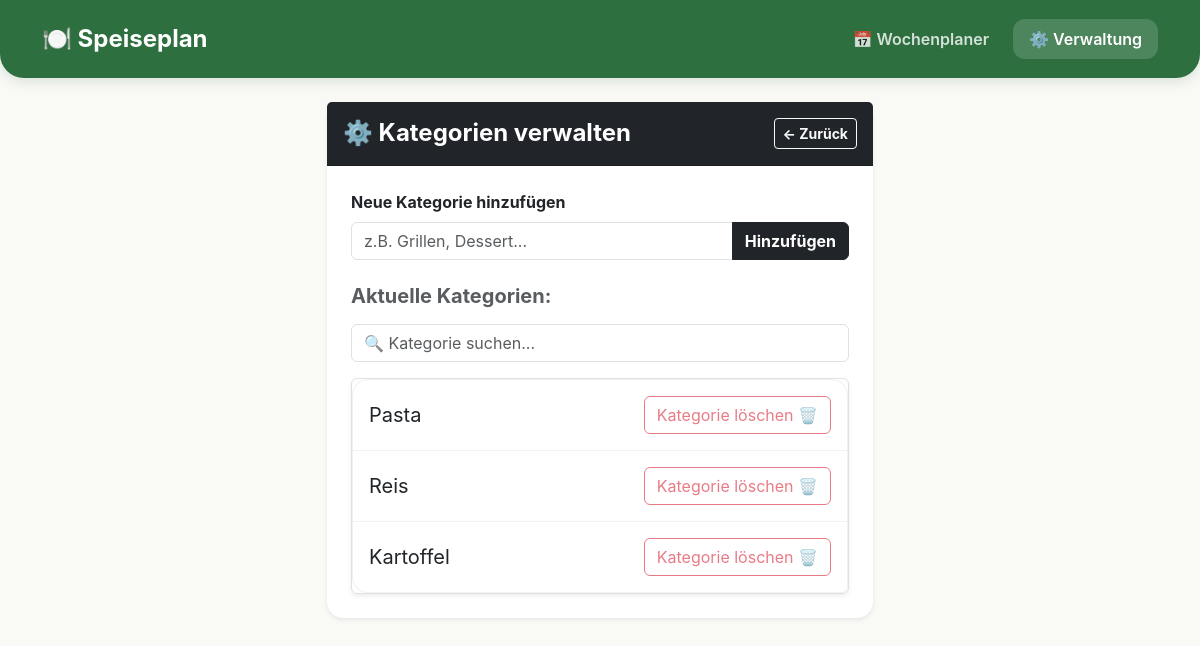
Page /manage/categories on the earlier database version.
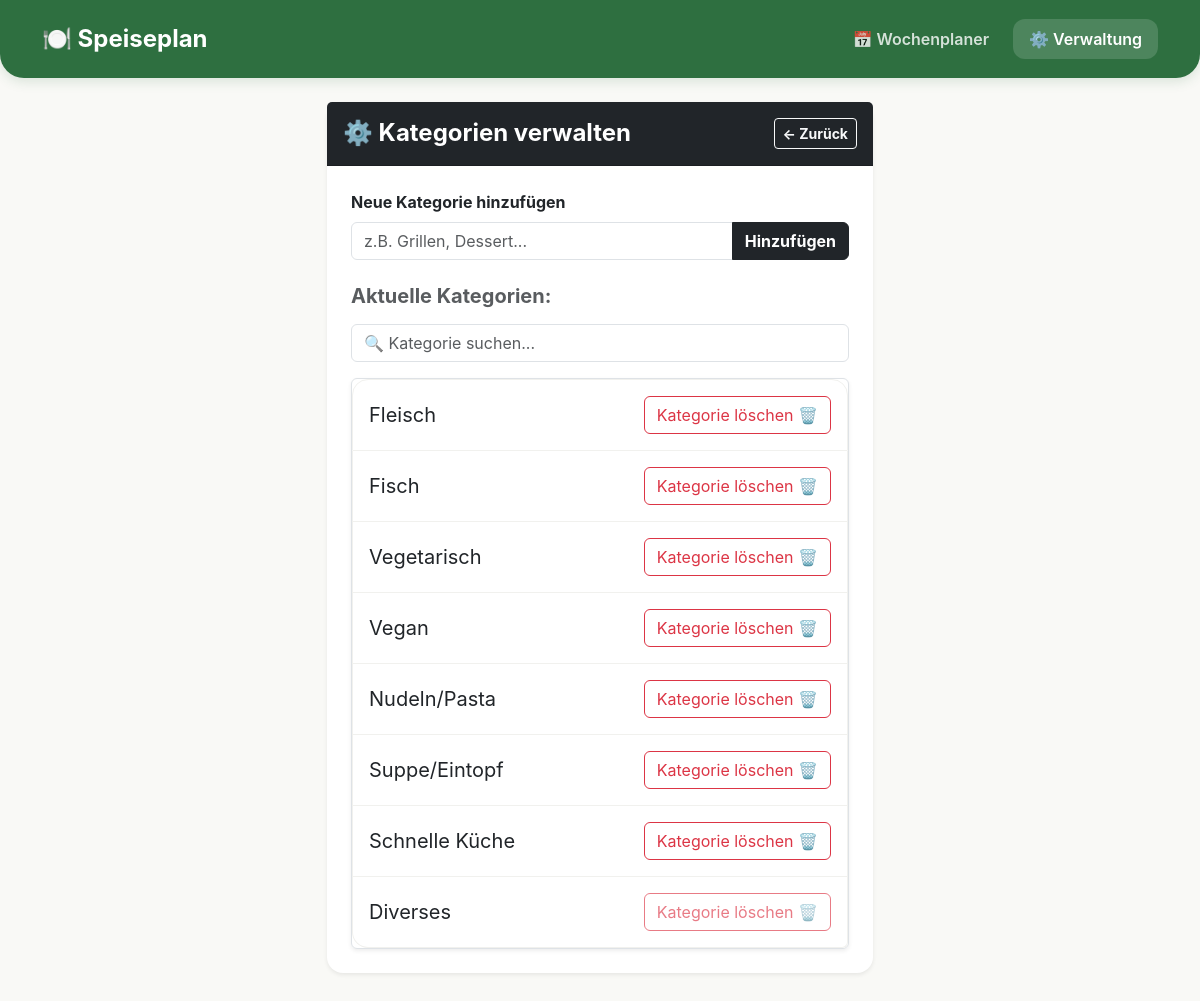
Same page on the later database version.
### models.py (models this page shows)
class Category(db.Model):
    id = db.Column(db.Integer, primary_key=True)
    name = db.Column(db.String(50), unique=True, nullable=False)

### routes/categories.py (the view)
@categories_bp.route('/manage/categories')
def category_manage_view():
    categories = Category.query.all()
    return render_template('category_manage.html', categories=categories)

### app.py (called while the page is built)
@app.after_request
def set_security_headers(response):
    response.headers['X-Content-Type-Options'] = 'nosniff'
    response.headers['X-Frame-Options'] = 'DENY'
    response.headers['Referrer-Policy'] = 'same-origin'
    response.headers['Permissions-Policy'] = 'geolocation=(), camera=(), microphone=()'
    response.headers['Content-Security-Policy'] = (
        "default-src 'self'; "
        "script-src 'self' 'unsafe-inline'; "
        "style-src 'self' 'unsafe-inline'; "
        "img-src 'self' data:; "
        "frame-ancestors 'none'; "
        "base-uri 'self'; "
        "form-action 'self'"
    )
    return response

@app.context_processor
def inject_css_version():
    css_path = os.path.join(app.static_folder, 'style.css')
    try:
        css_version = int(os.path.getmtime(css_path))
    except OSError:
        css_version = 0
    return {'css_version': css_version}

@app.context_processor
def inject_shopping_categories():
    return {'shopping_categories': SHOPPING_CATEGORIES, 'shopping_uncategorized': UNCATEGORIZED}

@app.context_processor
def inject_ingredient_aliases():
    return {'ingredient_aliases': get_all_aliases()}

### services/ingredient_aliases.py (called while the page is built)
def get_all_aliases():
    return {a.raw_name: a.canonical_name for a in IngredientAlias.query.all()}

### templates/category_manage.html (shortened to what this page needs)
{% extends 'base.html' %}
{% block content %}
<div class="row justify-content-center">
    <div class="col-12 col-md-6">
        <div class="card shadow-sm border-0">
            <div class="card-header bg-dark text-white py-3 d-flex justify-content-between align-items-center">
                <h4 class="card-title mb-0 fw-bold">⚙️ Kategorien verwalten</h4>
                <a href="/manage" class="btn btn-sm btn-outline-light fw-bold"><- Zurück</a>
            </div>
            <div class="card-body p-4">
                <form action="/add-category" method="POST" class="mb-4">
                    <label class="form-label fw-bold">Neue Kategorie hinzufügen</label>
                    <div class="input-group">
                        <input type="text" name="category_name" class="form-control" placeholder="z.B. Grillen, Dessert..." required>
                        <button type="submit" class="btn btn-dark fw-bold">Hinzufügen</button>
                    </div>
                </form>
                <h5 class="fw-bold mb-3 text-muted">Aktuelle Kategorien:</h5>
                {% if categories %}
                <input type="text" id="categoryFilter" class="form-control mb-3" placeholder="🔍 Kategorie suchen..." autocomplete="off">
                {% endif %}
                <div class="list-group shadow-sm rounded border">
                    {% for cat in categories %}
                    <div class="list-group-item d-flex justify-content-between align-items-center py-3 category-list-row" data-name="{{ cat.name|lower }}">
                        <span class="fs-5">{{ cat.name }}</span>
                        <form action="/delete-category/{{ cat.id }}" method="POST" class="m-0">
                            <button type="submit" class="btn btn-outline-danger" {% if cat.recipes %}disabled title="Enthält noch Rezepte"{% endif %}>
                                Kategorie löschen 🗑️
                            </button>
                        </form>
                    </div>
                    {% endfor %}
                </div>
            </div>
        </div>
    </div>
</div>
{% endblock %}

### templates/base.html (shortened to what this page needs)
<!DOCTYPE html>
<html lang="de">
<head>
    <link rel="stylesheet" href="{{ url_for('static', filename='bootstrap.min.css') }}" type="text/css">
    <link rel="stylesheet" href="{{ url_for('static', filename='style.css') }}?v={{ css_version }}" type="text/css">
</head>
<body>
    <nav class="navbar navbar-expand-md navbar-dark navbar-custom mb-4 py-3">
        <div class="container">
            <a class="navbar-brand fw-bold fs-4" href="/">🍽️ Speiseplan</a>
            <div class="collapse navbar-collapse" id="navbarNav">
                <ul class="navbar-nav ms-auto mb-2 mb-md-0 gap-2 mt-2 mt-md-0">
                    <li class="nav-item">
                        <a class="nav-link px-3 {% if request.path == '/' or request.path.startswith('/plan') %}active-custom{% endif %}" href="/">📅 Wochenplaner</a>
                    </li>
                    <li class="nav-item">
                        <a class="nav-link px-3 {% if request.path.startswith('/manage') %}active-custom{% endif %}" href="/manage">⚙️ Verwaltung</a>
                    </li>
                </ul>
            </div>
        </div>
    </nav>
    <div class="container pb-5">
        {% block content %}{% endblock %}
    </div>
</body>
</html>

### static/style.css (style rules this page uses)
:root { --primary-food: #2E6F40; --primary-dark: #1E4A2A; --accent-warm: #F4C430; --bg-warm: #F9F9F6; --text-dark: #2B302A; --radius-main: 1rem; --card-bg: #ffffff; --border-subtle: #F1F1EE; --scrollbar-thumb: #D1D1CB; --highlight-bg: #E8EFEA; --excluded-bg: #eeeeee; }
body { font-family: 'Plus Jakarta Sans', sans-serif; background-color: var(--bg-warm); color: var(--text-dark); }
.navbar-custom { background-color: var(--primary-food); border-bottom-left-radius: 1.5rem; border-bottom-right-radius: 1.5rem; box-shadow: 0 4px 12px rgba(46, 111, 64, 0.15); }
.navbar-custom .nav-link { color: rgba(255, 255, 255, 0.8) !important; font-weight: 600; border-radius: 0.75rem; transition: all 0.2s ease; }
.navbar-custom .nav-link.active-custom { color: #ffffff !important; background-color: rgba(255, 255, 255, 0.15); }
.card { border: none !important; border-radius: var(--radius-main); box-shadow: 0 8px 24px rgba(0, 0, 0, 0.04); background-color: var(--card-bg); }
.list-group-item { border-color: var(--border-subtle) !important; transition: background-color 0.2s ease; }
.list-group-item:first-child { border-top-left-radius: var(--radius-main) !important; border-top-right-radius: var(--radius-main) !important; }
.list-group-item:last-child { border-bottom-left-radius: var(--radius-main) !important; }

### templates/base.html (style rules this page uses)
body { font-family: -apple-system, BlinkMacSystemFont, "Segoe UI", Roboto, Helvetica, Arial, sans-serif; }

Differences in the rows shown:
changed Category: name "Pasta" → "Fleisch"
changed Category: name "Reis" → "Fisch"
changed Category: name "Kartoffel" → "Vegetarisch"
added Category: name "Vegan"
added Category: name "Nudeln/Pasta"
added Category: name "Suppe/Eintopf"
added Category: name "Schnelle Küche"
added Category: name "Diverses"
